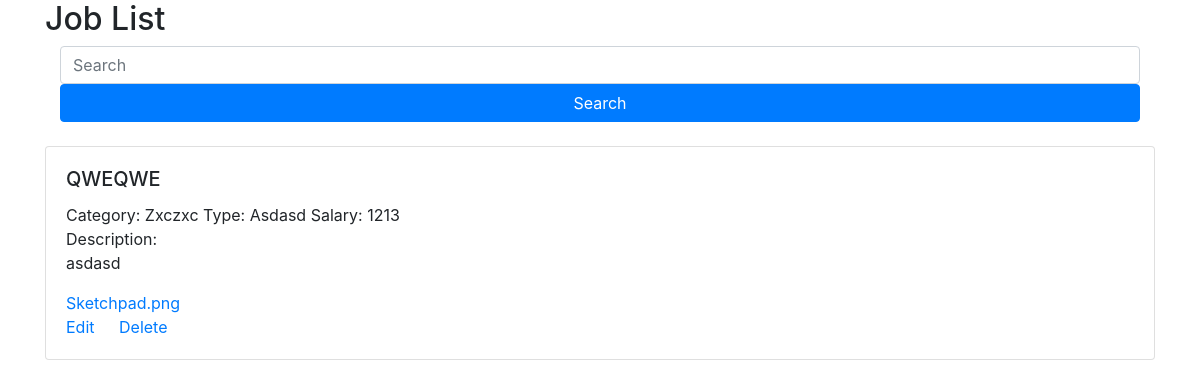
Page /postjob/data on the earlier database version.
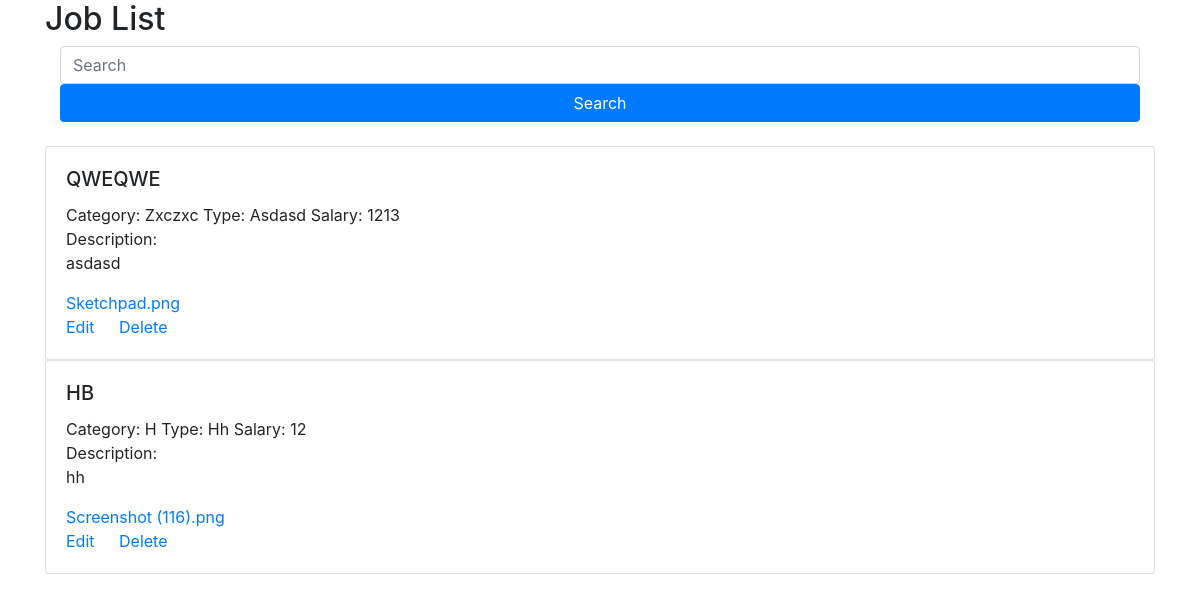
Same page on the later database version.
### postjob/models.py (models this page shows)
class Post(models.Model):
    title= models.CharField(max_length=50)
    category= models.CharField(max_length=50)
    job_type= models.CharField(max_length=50)
    salary= models.IntegerField()
    description = models.TextField()
    file = models.FileField()
    def __str__(self):
        return str(self.id)+ " " +self.title + " " +self.category + " " + self.job_type + " " + str(self.salary) +" " + self.description

### postjob/views.py (the view)
# urls.py: path('data', view_saved_posted_data),
def view_saved_posted_data(request):
    list_of_post = Post.objects.all()
    print(list_of_post)
    context_variable = {
        'posts':list_of_post
    }
    return render(request,'viewdata.html',context_variable)

### postjob/templates/viewdata.html (shortened to what this page needs)
<!DOCTYPE html>
<html lang="en">
<link rel="stylesheet" href="/static/css/bootstrap.min.css">
<head>
</head>
<body>
    <div class="container">
        <h2>Job List</h2>
        <div class="container">
        <form method="POST" action="search" class="needs-validation" novalidate>
          <input class="form-control col-sm-12" type="search" placeholder="Search" name="search" required>
          <button class="btn btn-primary col-sm-12" type="submit">Search</button>
        </form>
        </div><br>
        {% for post in posts %}
        <div class="card">
          <div class="card-body">
            <h5 class="card-title text-uppercase" class="text-uppercase">{{post.title}}</h5>
            <h8 class="card-title text-capitalize">Category: {{post.category}}</h8>
            <h8 class="card-title text-capitalize">Type: {{post.job_type}}</h8>
            <h8 class="card-title text-capitalize">Salary: {{post.salary}}</h8><br>
            <h8 class="card-title">Description:</h8>
            <p class="card-text">{{post.description}}</p>
            <a href="{{post.file.url}}"  class="card-link">{{post.file}}</a><br>
            <a href="data/edit/{{post.id}}" class="card-link">Edit</a>
            <a href="data/delete/{{post.id}}" class="card-link">Delete</a>
          </div>
        </div>
        {% empty %}
          There are no job posts.
        {% endfor %}
      </div>
</body>
</html>

Differences in the rows shown:
added Post: title "HB", category "H", job_type "Hh", salary "12", description "hh", file "Screenshot (116).png"
